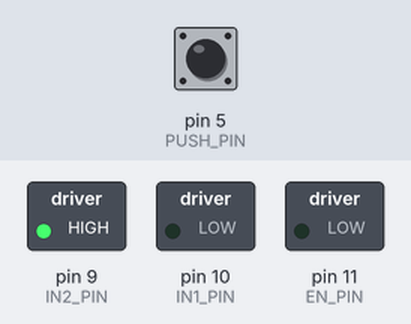
The sketch below on a simulated Arduino Uno, built with avr-gcc and run on an emulated ATmega328P. On the bench: switched loads named in the sketch (green lamp = pin HIGH). Inputs (shaded band) come from the test bench; at power-on: pin 5 (PUSH_PIN) HIGH.

Above: at 1.2 s.
1.3 s: pin 5 (PUSH_PIN) pulled LOW for 0.15 s
At 2.6 s:
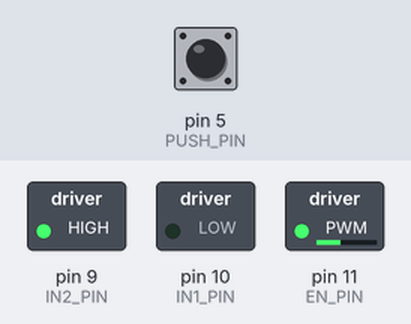
2.9 s: pin 5 (PUSH_PIN) pulled LOW for 1 s
At 5.1 s:
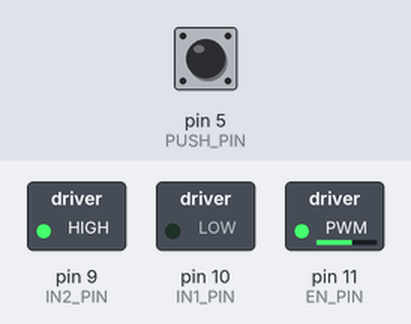
5.4 s: pin 5 (PUSH_PIN) pulled LOW for 0.15 s
At 6.9 s:
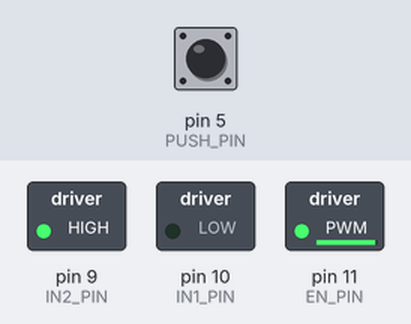
Timing chart, 0 to 8.4 s (numbered marks = the images above; inputs shaded):
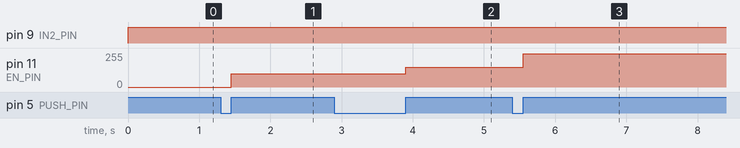

Measured:
- after the input at 1.3 s, pin 11 (EN_PIN): 0/255 → 100/255 after 0.15 s
- after the input at 2.9 s, pin 11 (EN_PIN): 100/255 → 150/255 after 1.0 s
- after the input at 5.4 s, pin 11 (EN_PIN): 150/255 → 250/255 after 0.15 s

The sketch:

DCMotor.ino
```cpp
#define EN_PIN 11
#define IN1_PIN 10
#define IN2_PIN 9
#define PUSH_PIN 5

boolean bRecerse =true;
int status=0;
int flag=1;

void setup()
{
 pinMode(PUSH_PIN, INPUT_PULLUP);
 pinMode(EN_PIN, OUTPUT);
 pinMode(IN1_PIN, OUTPUT);
 pinMode(IN2_PIN, OUTPUT);
}
void loop()
{
  if(digitalRead(PUSH_PIN)==HIGH){//LOW일시 상태변화가 누르자마자
    if(flag==0){
      flag=1;//깜빡임 막기
      status=(status+1)%4;
    }
  }
  else{
    flag=0;
  }

  switch(status){
    case 0:
     setMotor(0, bRecerse);
     break;
    case 1:
     setMotor(100, bRecerse);
     break;
    case 2:
     setMotor(150, bRecerse);
     break;
    case 3:
     setMotor(250, bRecerse);
     break;
  }

}
void setMotor(int nSpeed, boolean bReverse)
{
 analogWrite(EN_PIN, nSpeed);
 digitalWrite(IN1_PIN, !bReverse);
 digitalWrite(IN2_PIN, bReverse);
}
```
